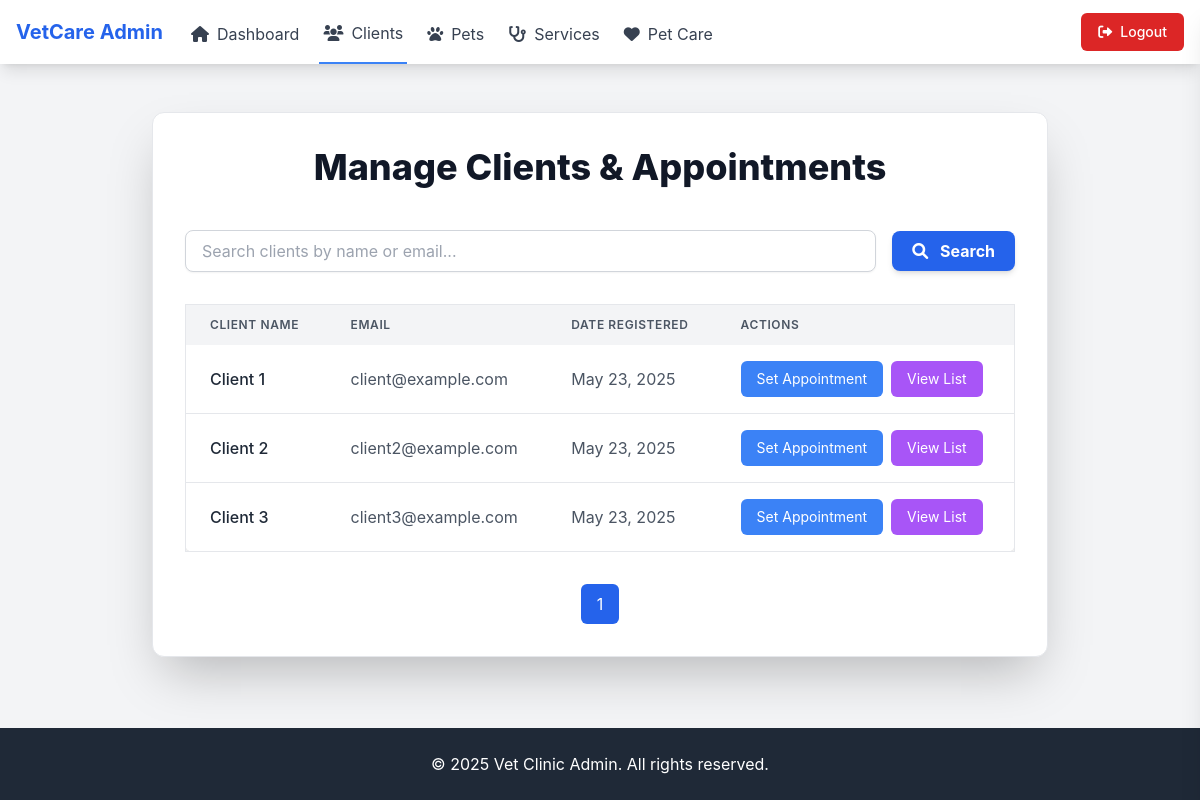
The page /view/admin/AdminClientList.php (signed in) on the database its author committed.
### tables this page shows
CREATE TABLE `users` (
  `id` int(11) NOT NULL,
  `fullname` varchar(255) NOT NULL,
  `email` varchar(255) NOT NULL,
  `username` varchar(50) NOT NULL,
  `password` varchar(255) NOT NULL,
  `role` enum('admin','client') NOT NULL DEFAULT 'client',
  `date_created` timestamp NOT NULL DEFAULT CURRENT_TIMESTAMP,
  `date_updated` timestamp NOT NULL DEFAULT CURRENT_TIMESTAMP ON UPDATE CURRENT_TIMESTAMP
);

### view/admin/AdminClientList.php (the view, shortened to what this page needs)
<?php
require_once __DIR__ . '/../../resource/AHeader.php';
require_once __DIR__ . '/../../app/config/Connection.php';
?>
<?php
$clients_per_page = 10;
$current_page = filter_input(INPUT_GET, 'page', FILTER_VALIDATE_INT) ?? 1;
$search_query = filter_input(INPUT_GET, 'search', FILTER_SANITIZE_FULL_SPECIAL_CHARS) ?? '';
$offset = ($current_page - 1) * $clients_per_page;
$search_where_clause = '';
$search_params = [];
$total_clients = 0;
try {
    $stmt = $pdo->prepare("SELECT COUNT(id) FROM users WHERE role = 'client'" . $search_where_clause);
    $stmt->execute($search_params);
    $total_clients = $stmt->fetchColumn();
} catch (PDOException $e) {
    error_log("Count Clients Error: " . $e->getMessage());
}
$total_pages = $total_clients > 0 ? ceil($total_clients / $clients_per_page) : 1;
$clients = [];
try {
    $stmt = $pdo->prepare("SELECT id, fullname, email, date_created FROM users WHERE role = 'client'" . $search_where_clause . " ORDER BY fullname ASC LIMIT :limit OFFSET :offset");
    $stmt->bindParam(':limit', $clients_per_page, PDO::PARAM_INT);
    $stmt->bindParam(':offset', $offset, PDO::PARAM_INT);
    $stmt->execute();
    $clients = $stmt->fetchAll(PDO::FETCH_ASSOC);
} catch (PDOException $e) {
    error_log("Fetch Clients List Error: " . $e->getMessage());
}
function getPaginationLink($page, $search_query) {
    $link = "?page=" . $page;
    return $link;
}
?>
<main class="container mx-auto my-12 p-8 bg-white rounded-xl shadow-2xl max-w-4xl border border-gray-200">
    <h2 class="text-4xl font-extrabold text-gray-900 mb-10 text-center leading-tight">Manage Clients & Appointments</h2>
    <div class="mb-8">
        <form method="GET" action="" class="flex items-center space-x-4">
            <input
                type="text"
                name="search"
                placeholder="Search clients by name or email..."
                value="<?php echo htmlspecialchars($search_query); ?>"
                class="flex-grow px-4 py-2 border border-gray-300 rounded-lg shadow-sm focus:outline-none focus:ring-2 focus:ring-blue-500 focus:border-transparent transition duration-200"
            >
            <button type="submit" class="bg-blue-600 hover:bg-blue-700 text-white font-bold py-2 px-5 rounded-lg shadow-md transition duration-300">
                <i class="fas fa-search mr-2"></i> Search
            </button>
        </form>
    </div>
    <div class="overflow-x-auto">
        <table class="min-w-full bg-white border border-gray-200 rounded-lg shadow-md">
            <thead class="bg-gray-100">
                <tr>
                    <th class="py-3 px-6 text-left text-xs font-semibold text-gray-600 uppercase tracking-wider">Client Name</th>
                    <th class="py-3 px-6 text-left text-xs font-semibold text-gray-600 uppercase tracking-wider">Email</th>
                    <th class="py-3 px-6 text-left text-xs font-semibold text-gray-600 uppercase tracking-wider">Date Registered</th>
                    <th class="py-3 px-6 text-left text-xs font-semibold text-gray-600 uppercase tracking-wider">Actions</th>
                </tr>
            </thead>
            <tbody class="divide-y divide-gray-200">
                <?php if (empty($clients)): ?>
                    <tr>
                        <td colspan="4" class="py-4 px-6 text-center text-gray-500">No clients found.</td>
                    </tr>
                <?php else: ?>
                    <?php foreach ($clients as $client): ?>
                        <tr>
                            <td class="py-4 px-6 whitespace-nowrap text-gray-800 font-medium"><?php echo htmlspecialchars($client['fullname']); ?></td>
                            <td class="py-4 px-6 whitespace-nowrap text-gray-600"><?php echo htmlspecialchars($client['email']); ?></td>
                            <td class="py-4 px-6 whitespace-nowrap text-gray-600"><?php echo date('M d, Y', strtotime($client['date_created'])); ?></td>
                            <td class="py-4 px-6 whitespace-nowrap flex space-x-2">
                                <button
                                    class="set-appointment-button bg-blue-500 hover:bg-blue-600 text-white px-4 py-2 rounded-md text-sm transition duration-300 focus:outline-none focus:ring-2 focus:ring-blue-500 focus:ring-offset-2"
                                    data-client-id="<?php echo htmlspecialchars($client['id']); ?>"
                                    data-client-name="<?php echo htmlspecialchars($client['fullname']); ?>"
                                >
                                    Set Appointment
                                </button>
                                <button
                                    class="view-appointments-button bg-purple-500 hover:bg-purple-600 text-white px-4 py-2 rounded-md text-sm transition duration-300 focus:outline-none focus:ring-2 focus:ring-purple-500 focus:ring-offset-2"
                                    data-client-id="<?php echo htmlspecialchars($client['id']); ?>"
                                    data-client-name="<?php echo htmlspecialchars($client['fullname']); ?>"
                                >
                                    View List
                                </button>
                            </td>
                        </tr>
                    <?php endforeach; ?>
                <?php endif; ?>
            </tbody>
        </table>
    </div>
    <div class="flex justify-center mt-8 space-x-2">
        <?php for ($i = 1; $i <= $total_pages; $i++): ?>
            <a href="<?php echo getPaginationLink($i, $search_query); ?>" class="px-4 py-2 rounded-md <?php echo ($i == $current_page) ? 'bg-blue-600 text-white' : 'bg-gray-200 text-gray-700 hover:bg-gray-300'; ?> transition duration-300">
                <?php echo $i; ?>
            </a>
        <?php endfor; ?>
    </div>
</main>
<?php
require_once __DIR__ . '/../../resource/AFooter.php';
?>

### resource/AHeader.php (style rules this page uses)
body { font-family: "Inter", sans-serif; background-color: #f3f4f6; min-height: 100vh; display: flex; flex-direction: column; }

### rows shown on the page
users: fullname "Client 1", email "client@example.com", date_created "May 23, 2025"
users: fullname "Client 2", email "client2@example.com", date_created "May 23, 2025"
users: fullname "Client 3", email "client3@example.com", date_created "May 23, 2025"
